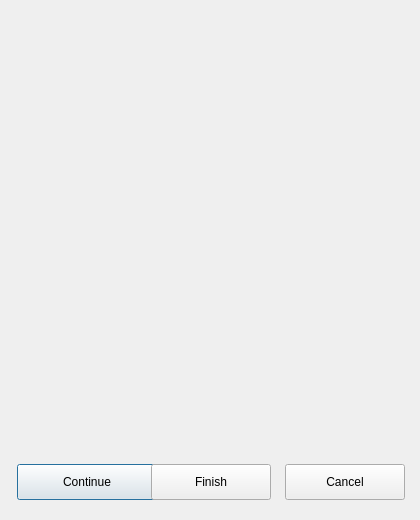
<?xml version="1.0" encoding="UTF-8"?>
<ui version="4.0">
 <class>BiometricEnrollDialog</class>
 <widget class="QDialog" name="BiometricEnrollDialog">
  <property name="geometry">
   <rect>
    <x>0</x>
    <y>0</y>
    <width>420</width>
    <height>520</height>
   </rect>
  </property>
  <property name="minimumSize">
   <size>
    <width>420</width>
    <height>520</height>
   </size>
  </property>
  <property name="maximumSize">
   <size>
    <width>420</width>
    <height>520</height>
   </size>
  </property>
  <layout class="QVBoxLayout" name="mainLayout">
   <property name="spacing">
    <number>8</number>
   </property>
   <property name="leftMargin">
    <number>0</number>
   </property>
   <property name="topMargin">
    <number>0</number>
   </property>
   <property name="rightMargin">
    <number>0</number>
   </property>
   <property name="bottomMargin">
    <number>0</number>
   </property>
   <item>
    <layout class="QVBoxLayout" name="verticalLayout">
     <property name="spacing">
      <number>10</number>
     </property>
     <property name="leftMargin">
      <number>8</number>
     </property>
     <property name="topMargin">
      <number>8</number>
     </property>
     <property name="rightMargin">
      <number>8</number>
     </property>
     <property name="bottomMargin">
      <number>8</number>
     </property>
     <item>
      <spacer name="verticalSpacer_3">
       <property name="orientation">
        <enum>Qt::Vertical</enum>
       </property>
       <property name="sizeHint" stdset="0">
        <size>
         <width>20</width>
         <height>40</height>
        </size>
       </property>
      </spacer>
     </item>
     <item>
      <layout class="QVBoxLayout" name="verticalLayout_5">
       <property name="spacing">
        <number>16</number>
       </property>
       <property name="bottomMargin">
        <number>6</number>
       </property>
       <item>
        <widget class="KALabel" name="biometricOpsLbl">
         <property name="maximumSize">
          <size>
           <width>402</width>
           <height>16777215</height>
          </size>
         </property>
         <property name="font">
          <font>
           <bold>true</bold>
          </font>
         </property>
         <property name="text">
          <string/>
         </property>
         <property name="alignment">
          <set>Qt::AlignCenter</set>
         </property>
        </widget>
       </item>
       <item>
        <widget class="KALabel" name="biometricPromptLbl">
         <property name="minimumSize">
          <size>
           <width>0</width>
           <height>60</height>
          </size>
         </property>
         <property name="maximumSize">
          <size>
           <width>402</width>
           <height>16777215</height>
          </size>
         </property>
         <property name="text">
          <string/>
         </property>
         <property name="alignment">
          <set>Qt::AlignCenter</set>
         </property>
         <property name="wordWrap">
          <bool>true</bool>
         </property>
        </widget>
       </item>
      </layout>
     </item>
     <item>
      <widget class="QWidget" name="widget_2" native="true">
       <property name="minimumSize">
        <size>
         <width>0</width>
         <height>150</height>
        </size>
       </property>
       <layout class="QVBoxLayout" name="verticalLayout_3">
        <property name="topMargin">
         <number>0</number>
        </property>
        <item>
         <layout class="QHBoxLayout" name="horizontalLayout_4">
          <property name="spacing">
           <number>0</number>
          </property>
          <property name="topMargin">
           <number>24</number>
          </property>
          <item>
           <spacer name="horizontalSpacer_2">
            <property name="orientation">
             <enum>Qt::Horizontal</enum>
            </property>
            <property name="sizeHint" stdset="0">
             <size>
              <width>40</width>
              <height>20</height>
             </size>
            </property>
           </spacer>
          </item>
          <item>
           <widget class="QLabel" name="biometricEnrollLable">
            <property name="minimumSize">
             <size>
              <width>156</width>
              <height>156</height>
             </size>
            </property>
            <property name="maximumSize">
             <size>
              <width>156</width>
              <height>156</height>
             </size>
            </property>
            <property name="text">
             <string/>
            </property>
            <property name="alignment">
             <set>Qt::AlignCenter</set>
            </property>
           </widget>
          </item>
          <item>
           <spacer name="horizontalSpacer_3">
            <property name="orientation">
             <enum>Qt::Horizontal</enum>
            </property>
            <property name="sizeHint" stdset="0">
             <size>
              <width>40</width>
              <height>20</height>
             </size>
            </property>
           </spacer>
          </item>
         </layout>
        </item>
        <item>
         <widget class="QLabel" name="biometricFinishLabel">
          <property name="layoutDirection">
           <enum>Qt::LeftToRight</enum>
          </property>
          <property name="text">
           <string/>
          </property>
          <property name="alignment">
           <set>Qt::AlignCenter</set>
          </property>
          <property name="wordWrap">
           <bool>true</bool>
          </property>
         </widget>
        </item>
        <item>
         <spacer name="verticalSpacer">
          <property name="orientation">
           <enum>Qt::Vertical</enum>
          </property>
          <property name="sizeHint" stdset="0">
           <size>
            <width>20</width>
            <height>40</height>
           </size>
          </property>
         </spacer>
        </item>
       </layout>
      </widget>
     </item>
     <item>
      <spacer name="verticalSpacer_2">
       <property name="orientation">
        <enum>Qt::Vertical</enum>
       </property>
       <property name="sizeHint" stdset="0">
        <size>
         <width>20</width>
         <height>40</height>
        </size>
       </property>
      </spacer>
     </item>
     <item>
      <widget class="QWidget" name="biometricButtonWidget" native="true">
       <property name="minimumSize">
        <size>
         <width>0</width>
         <height>60</height>
        </size>
       </property>
       <layout class="QVBoxLayout" name="verticalLayout_7">
        <item>
         <layout class="QHBoxLayout" name="horizontalLayout_6">
          <property name="spacing">
           <number>16</number>
          </property>
          <property name="leftMargin">
           <number>0</number>
          </property>
          <item>
           <spacer name="horizontalSpacer_4">
            <property name="orientation">
             <enum>Qt::Horizontal</enum>
            </property>
            <property name="sizeHint" stdset="0">
             <size>
              <width>40</width>
              <height>20</height>
             </size>
            </property>
           </spacer>
          </item>
          <item>
           <widget class="QPushButton" name="biometricConBtn">
            <property name="minimumSize">
             <size>
              <width>140</width>
              <height>36</height>
             </size>
            </property>
            <property name="maximumSize">
             <size>
              <width>140</width>
              <height>36</height>
             </size>
            </property>
            <property name="text">
             <string>Continue</string>
            </property>
           </widget>
          </item>
          <item>
           <widget class="QPushButton" name="biometricFinishbtn">
            <property name="minimumSize">
             <size>
              <width>120</width>
              <height>36</height>
             </size>
            </property>
            <property name="maximumSize">
             <size>
              <width>120</width>
              <height>36</height>
             </size>
            </property>
            <property name="text">
             <string>Finish</string>
            </property>
           </widget>
          </item>
          <item>
           <widget class="QPushButton" name="biometricCancelbtn">
            <property name="minimumSize">
             <size>
              <width>120</width>
              <height>36</height>
             </size>
            </property>
            <property name="maximumSize">
             <size>
              <width>120</width>
              <height>36</height>
             </size>
            </property>
            <property name="text">
             <string>Cancel</string>
            </property>
           </widget>
          </item>
         </layout>
        </item>
       </layout>
      </widget>
     </item>
    </layout>
   </item>
  </layout>
 </widget>
 <customwidgets>
  <customwidget>
   <class>KALabel</class>
   <extends>QLabel</extends>
   <header>kalabel.h</header>
  </customwidget>
 </customwidgets>
 <resources/>
 <connections/>
</ui>
